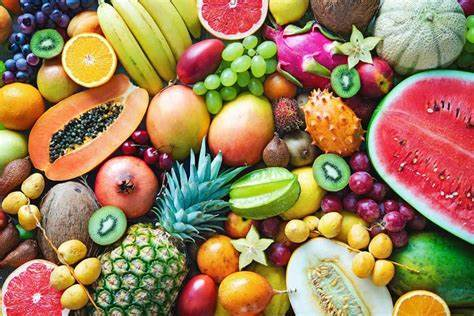
#> input picture image/fruits.jpg, 474 x 316 px
$ python main.py
#> lines starting #> are read from the running program, lines starting #| are printed output that depends on the picture
import cv2
import numpy as np

# read an image
img = cv2.imread("image/fruits.jpg")
#> img is the input picture: shape (316, 474, 3); mean B, G, R 89.2, 126.3, 157

# img_gray = cv2.cvtColor(img,cv2.COLOR_BGR2GRAY)
print(img)
#> (printed output is left out)

img[:,:,2]=0
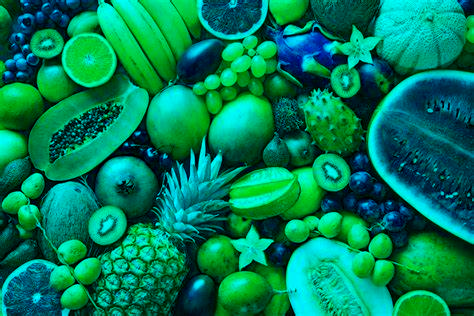
#> img: shape (316, 474, 3); mean B, G, R 89.2, 126.3, 0

cv2.imshow("window",img)
# cv2.imshow("window",img_gray)

cv2.waitKey(0)

$ run again, with image/00-puppy.jpg copied over image/fruits.jpg
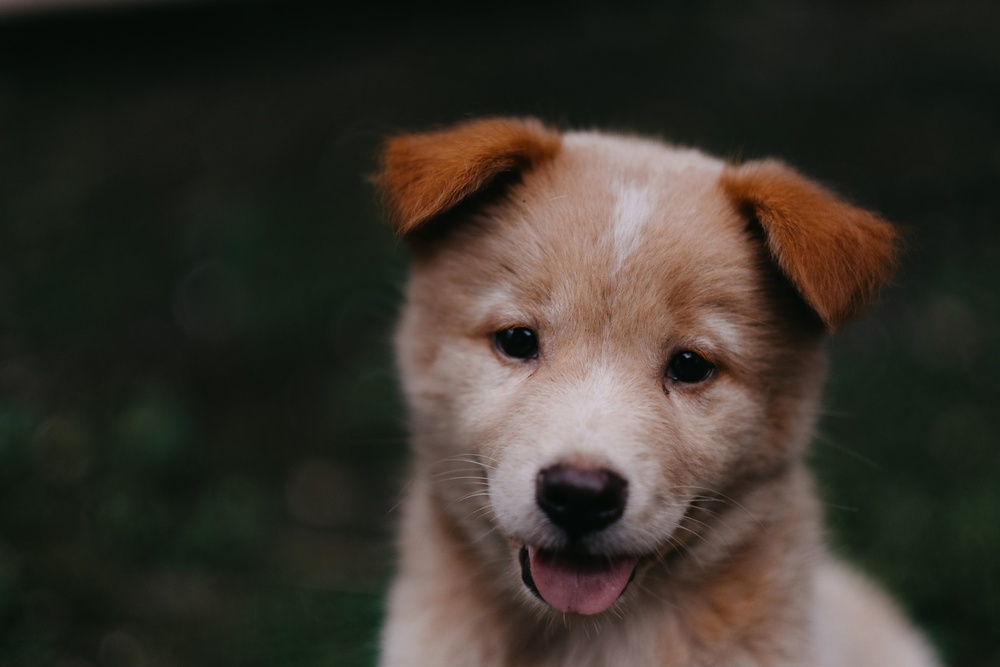
#> input picture image/00-puppy.jpg, 1000 x 667 px, shrunk from 1950 x 1300 before the run
#> img is the input picture: shape (667, 1000, 3); mean B, G, R 43.8, 51.8, 57.3
#> (printed output is left out)
#> `img[:,:,2]=0`:
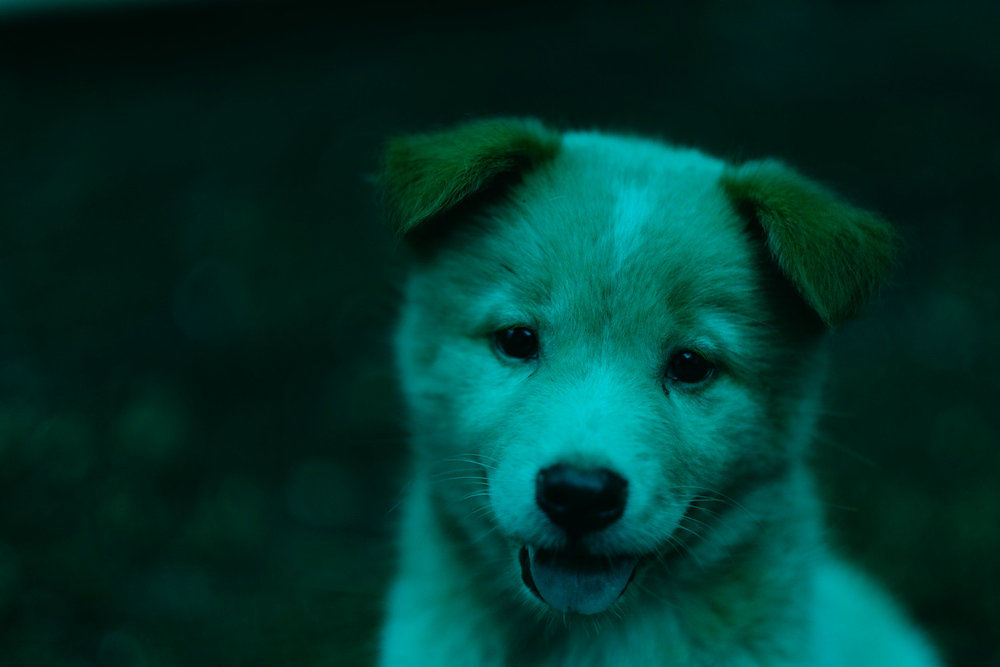
#> img: shape (667, 1000, 3); mean B, G, R 43.8, 51.8, 0

$ run again, with image/dog_backpack.jpg copied over image/fruits.jpg
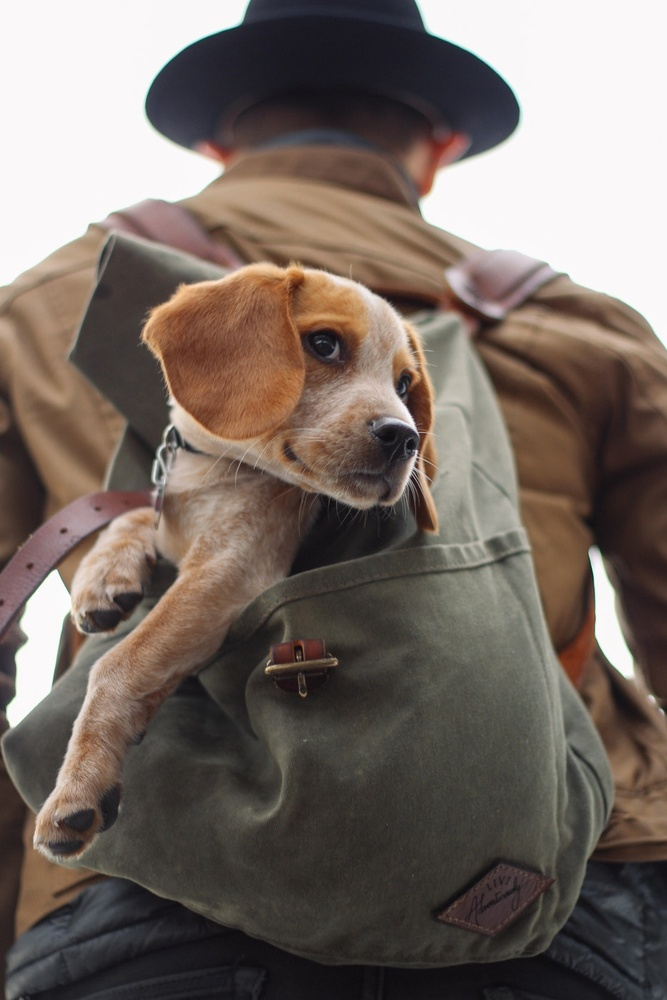
#> input picture image/dog_backpack.jpg, 667 x 1000 px, shrunk from 934 x 1401 before the run
#> img is the input picture: shape (1000, 667, 3); mean B, G, R 99.5, 106.7, 118
#> (printed output is left out)
#> `img[:,:,2]=0`:
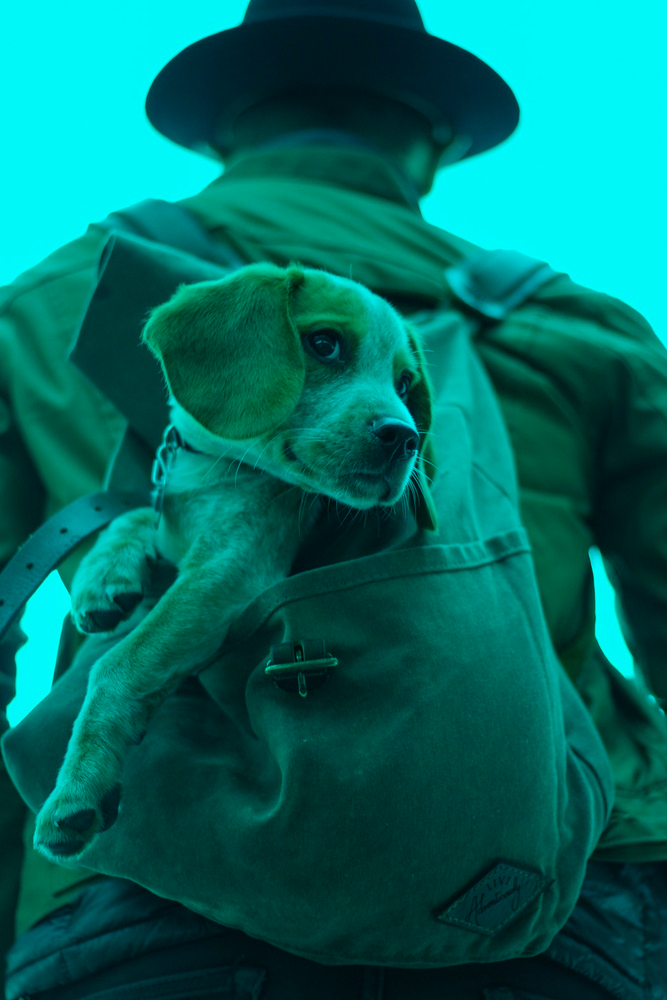
#> img: shape (1000, 667, 3); mean B, G, R 99.5, 106.7, 0
